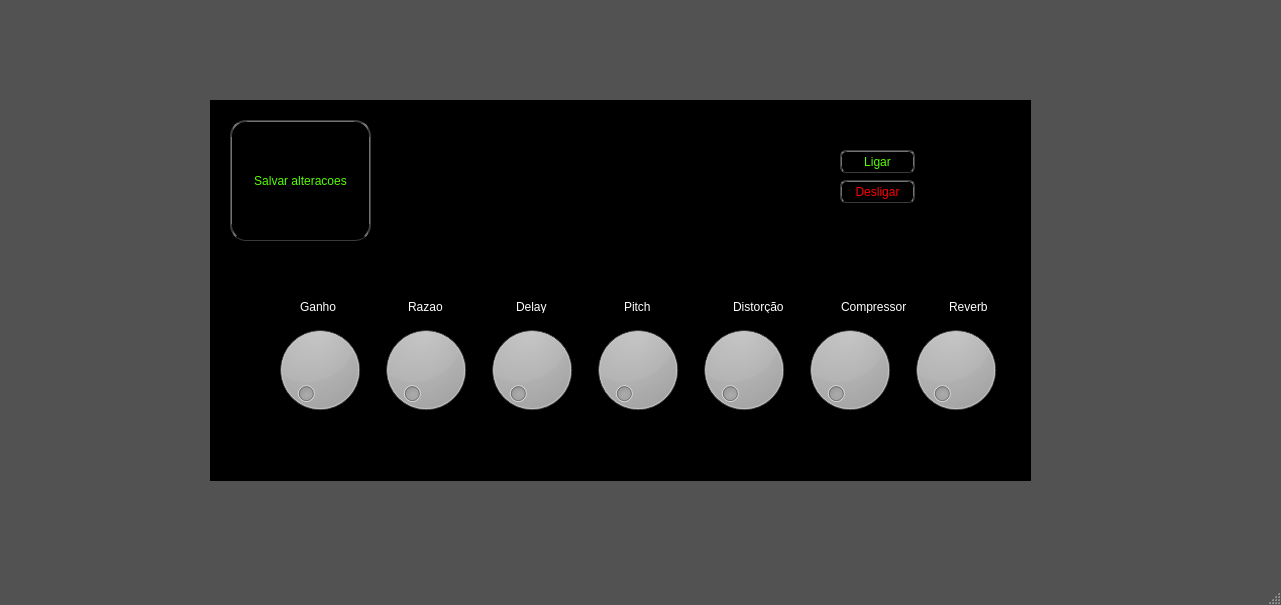
<?xml version="1.0" encoding="UTF-8"?>
<ui version="4.0">
 <class>MainWindow</class>
 <widget class="QMainWindow" name="MainWindow">
  <property name="geometry">
   <rect>
    <x>0</x>
    <y>0</y>
    <width>1281</width>
    <height>605</height>
   </rect>
  </property>
  <property name="windowTitle">
   <string>MainWindow</string>
  </property>
  <property name="styleSheet">
   <string notr="true">/*
ElegantDark Style Sheet for QT Applications
Author: Jaime A. Quiroga P.
Company: GTRONICK
Last updated: 17/04/2018
Available at: https://github.com/GTRONICK/QSS/blob/master/ElegantDark.qss
*/
QMainWindow {
	background-color:rgb(82, 82, 82);
}
QTextEdit {
	background-color:rgb(42, 42, 42);
	color: rgb(0, 255, 0);
}
QPushButton{
	border-style: outset;
	border-width: 2px;
	border-top-color: qlineargradient(spread:pad, x1:0.5, y1:0.6, x2:0.5, y2:0.4, stop:0 rgba(115, 115, 115, 255), stop:1 rgba(62, 62, 62, 255));
	border-right-color: qlineargradient(spread:pad, x1:0.4, y1:0.5, x2:0.6, y2:0.5, stop:0 rgba(115, 115, 115, 255), stop:1 rgba(62, 62, 62, 255));
	border-left-color: qlineargradient(spread:pad, x1:0.6, y1:0.5, x2:0.4, y2:0.5, stop:0 rgba(115, 115, 115, 255), stop:1 rgba(62, 62, 62, 255));
	border-bottom-color: rgb(58, 58, 58);
	border-bottom-width: 1px;
	border-style: solid;
	color: rgb(255, 255, 255);
	padding: 2px;
	background-color: qlineargradient(spread:pad, x1:0.5, y1:1, x2:0.5, y2:0, stop:0 rgba(77, 77, 77, 255), stop:1 rgba(97, 97, 97, 255));
}
QPushButton:hover{
	border-style: outset;
	border-width: 2px;
	border-top-color: qlineargradient(spread:pad, x1:0.5, y1:0.6, x2:0.5, y2:0.4, stop:0 rgba(180, 180, 180, 255), stop:1 rgba(110, 110, 110, 255));
	border-right-color: qlineargradient(spread:pad, x1:0.4, y1:0.5, x2:0.6, y2:0.5, stop:0 rgba(180, 180, 180, 255), stop:1 rgba(110, 110, 110, 255));
	border-left-color: qlineargradient(spread:pad, x1:0.6, y1:0.5, x2:0.4, y2:0.5, stop:0 rgba(180, 180, 180, 255), stop:1 rgba(110, 110, 110, 255));
	border-bottom-color: rgb(115, 115, 115);
	border-bottom-width: 1px;
	border-style: solid;
	color: rgb(255, 255, 255);
	padding: 2px;
	background-color: qlineargradient(spread:pad, x1:0.5, y1:1, x2:0.5, y2:0, stop:0 rgba(107, 107, 107, 255), stop:1 rgba(157, 157, 157, 255));
}
QPushButton:pressed{
	border-style: outset;
	border-width: 2px;
	border-top-color: qlineargradient(spread:pad, x1:0.5, y1:0.6, x2:0.5, y2:0.4, stop:0 rgba(62, 62, 62, 255), stop:1 rgba(22, 22, 22, 255));
	border-right-color: qlineargradient(spread:pad, x1:0.4, y1:0.5, x2:0.6, y2:0.5, stop:0 rgba(115, 115, 115, 255), stop:1 rgba(62, 62, 62, 255));
	border-left-color: qlineargradient(spread:pad, x1:0.6, y1:0.5, x2:0.4, y2:0.5, stop:0 rgba(115, 115, 115, 255), stop:1 rgba(62, 62, 62, 255));
	border-bottom-color: rgb(58, 58, 58);
	border-bottom-width: 1px;
	border-style: solid;
	color: rgb(255, 255, 255);
	padding: 2px;
	background-color: qlineargradient(spread:pad, x1:0.5, y1:1, x2:0.5, y2:0, stop:0 rgba(77, 77, 77, 255), stop:1 rgba(97, 97, 97, 255));
}
QPushButton:disabled{
	border-style: outset;
	border-width: 2px;
	border-top-color: qlineargradient(spread:pad, x1:0.5, y1:0.6, x2:0.5, y2:0.4, stop:0 rgba(115, 115, 115, 255), stop:1 rgba(62, 62, 62, 255));
	border-right-color: qlineargradient(spread:pad, x1:0.4, y1:0.5, x2:0.6, y2:0.5, stop:0 rgba(115, 115, 115, 255), stop:1 rgba(62, 62, 62, 255));
	border-left-color: qlineargradient(spread:pad, x1:0.6, y1:0.5, x2:0.4, y2:0.5, stop:0 rgba(115, 115, 115, 255), stop:1 rgba(62, 62, 62, 255));
	border-bottom-color: rgb(58, 58, 58);
	border-bottom-width: 1px;
	border-style: solid;
	color: rgb(0, 0, 0);
	padding: 2px;
	background-color: qlineargradient(spread:pad, x1:0.5, y1:1, x2:0.5, y2:0, stop:0 rgba(57, 57, 57, 255), stop:1 rgba(77, 77, 77, 255));
}
QLineEdit {
	border-width: 1px; border-radius: 4px;
	border-color: rgb(58, 58, 58);
	border-style: inset;
	padding: 0 8px;
	color: rgb(255, 255, 255);
	background:rgb(100, 100, 100);
	selection-background-color: rgb(187, 187, 187);
	selection-color: rgb(60, 63, 65);
}
QLabel {
	color:rgb(255,255,255);	
}
QProgressBar {
	text-align: center;
	color: rgb(240, 240, 240);
	border-width: 1px; 
	border-radius: 10px;
	border-color: rgb(58, 58, 58);
	border-style: inset;
	background-color:rgb(77,77,77);
}
QProgressBar::chunk {
	background-color: qlineargradient(spread:pad, x1:0.5, y1:0.7, x2:0.5, y2:0.3, stop:0 rgba(87, 97, 106, 255), stop:1 rgba(93, 103, 113, 255));
	border-radius: 5px;
}
QMenuBar {
	background:rgb(82, 82, 82);
}
QMenuBar::item {
	color:rgb(223,219,210);
	spacing: 3px;
	padding: 1px 4px;
	background: transparent;
}

QMenuBar::item:selected {
	background:rgb(115, 115, 115);
}
QMenu::item:selected {
	color:rgb(255,255,255);
	border-width:2px;
	border-style:solid;
	padding-left:18px;
	padding-right:8px;
	padding-top:2px;
	padding-bottom:3px;
	background:qlineargradient(spread:pad, x1:0.5, y1:0.7, x2:0.5, y2:0.3, stop:0 rgba(87, 97, 106, 255), stop:1 rgba(93, 103, 113, 255));
	border-top-color: qlineargradient(spread:pad, x1:0.5, y1:0.6, x2:0.5, y2:0.4, stop:0 rgba(115, 115, 115, 255), stop:1 rgba(62, 62, 62, 255));
	border-right-color: qlineargradient(spread:pad, x1:0.4, y1:0.5, x2:0.6, y2:0.5, stop:0 rgba(115, 115, 115, 255), stop:1 rgba(62, 62, 62, 255));
	border-left-color: qlineargradient(spread:pad, x1:0.6, y1:0.5, x2:0.4, y2:0.5, stop:0 rgba(115, 115, 115, 255), stop:1 rgba(62, 62, 62, 255));
	border-bottom-color: rgb(58, 58, 58);
	border-bottom-width: 1px;
}
QMenu::item {
	color:rgb(223,219,210);
	background-color:rgb(78,78,78);
	padding-left:20px;
	padding-top:4px;
	padding-bottom:4px;
	padding-right:10px;
}
QMenu{
	background-color:rgb(78,78,78);
}
QTabWidget {
	color:rgb(0,0,0);
	background-color:rgb(247,246,246);
}
QTabWidget::pane {
		border-color: rgb(77,77,77);
		background-color:rgb(101,101,101);
		border-style: solid;
		border-width: 1px;
    	border-radius: 6px;
}
QTabBar::tab {
	padding:2px;
	color:rgb(250,250,250);
  	background-color: qlineargradient(spread:pad, x1:0.5, y1:1, x2:0.5, y2:0, stop:0 rgba(77, 77, 77, 255), stop:1 rgba(97, 97, 97, 255));
	border-style: solid;
	border-width: 2px;
  	border-top-right-radius:4px;
   border-top-left-radius:4px;
	border-top-color: qlineargradient(spread:pad, x1:0.5, y1:0.6, x2:0.5, y2:0.4, stop:0 rgba(115, 115, 115, 255), stop:1 rgba(95, 92, 93, 255));
	border-right-color: qlineargradient(spread:pad, x1:0.4, y1:0.5, x2:0.6, y2:0.5, stop:0 rgba(115, 115, 115, 255), stop:1 rgba(95, 92, 93, 255));
	border-left-color: qlineargradient(spread:pad, x1:0.6, y1:0.5, x2:0.4, y2:0.5, stop:0 rgba(115, 115, 115, 255), stop:1 rgba(95, 92, 93, 255));
	border-bottom-color: rgb(101,101,101);
}
QTabBar::tab:selected, QTabBar::tab:last:selected, QTabBar::tab:hover {
  	background-color:rgb(101,101,101);
  	margin-left: 0px;
  	margin-right: 1px;
}
QTabBar::tab:!selected {
    	margin-top: 1px;
		margin-right: 1px;
}
QCheckBox {
	color:rgb(223,219,210);
	padding: 2px;
}
QCheckBox:hover {
	border-radius:4px;
	border-style:solid;
	padding-left: 1px;
	padding-right: 1px;
	padding-bottom: 1px;
	padding-top: 1px;
	border-width:1px;
	border-color: rgb(87, 97, 106);
	background-color:qlineargradient(spread:pad, x1:0.5, y1:0.7, x2:0.5, y2:0.3, stop:0 rgba(87, 97, 106, 150), stop:1 rgba(93, 103, 113, 150));
}
QCheckBox::indicator:checked {
	border-radius:4px;
	border-style:solid;
	border-width:1px;
	border-color: rgb(180,180,180);
  	background-color:qlineargradient(spread:pad, x1:0.5, y1:0.7, x2:0.5, y2:0.3, stop:0 rgba(87, 97, 106, 255), stop:1 rgba(93, 103, 113, 255));
}
QCheckBox::indicator:unchecked {
	border-radius:4px;
	border-style:solid;
	border-width:1px;
	border-color: rgb(87, 97, 106);
  	background-color:rgb(255,255,255);
}
QStatusBar {
	color:rgb(240,240,240);
}
</string>
  </property>
  <widget class="QWidget" name="centralwidget">
   <widget class="QFrame" name="frame">
    <property name="geometry">
     <rect>
      <x>210</x>
      <y>100</y>
      <width>821</width>
      <height>381</height>
     </rect>
    </property>
    <property name="styleSheet">
     <string notr="true">background-color: rgb(255, 0, 127);
background-color: rgb(0, 0, 0);</string>
    </property>
    <property name="frameShape">
     <enum>QFrame::StyledPanel</enum>
    </property>
    <property name="frameShadow">
     <enum>QFrame::Raised</enum>
    </property>
    <widget class="QFrame" name="frame_2">
     <property name="geometry">
      <rect>
       <x>50</x>
       <y>210</y>
       <width>756</width>
       <height>120</height>
      </rect>
     </property>
     <property name="frameShape">
      <enum>QFrame::StyledPanel</enum>
     </property>
     <property name="frameShadow">
      <enum>QFrame::Raised</enum>
     </property>
     <layout class="QHBoxLayout" name="horizontalLayout">
      <item>
       <widget class="QDial" name="dial_ganho">
        <property name="styleSheet">
         <string notr="true">
background-color: qradialgradient(spread:pad, cx:0.5, cy:0.5, radius:0.5, fx:0.5, fy:0.5, stop:0 rgba(0, 0, 0, 255), stop:0.05 rgba(14, 8, 73, 255), stop:0.36 rgba(28, 17, 145, 255), stop:0.6 rgba(126, 14, 81, 255), stop:0.75 rgba(234, 11, 11, 255), stop:0.79 rgba(244, 70, 5, 255), stop:0.86 rgba(255, 136, 0, 255), stop:0.935 rgba(239, 236, 55, 255));</string>
        </property>
        <property name="maximum">
         <number>10</number>
        </property>
       </widget>
      </item>
      <item>
       <widget class="QDial" name="dial_razao">
        <property name="styleSheet">
         <string notr="true">
background-color: qradialgradient(spread:pad, cx:0.5, cy:0.5, radius:0.5, fx:0.5, fy:0.5, stop:0 rgba(0, 0, 0, 255), stop:0.05 rgba(14, 8, 73, 255), stop:0.36 rgba(28, 17, 145, 255), stop:0.6 rgba(126, 14, 81, 255), stop:0.75 rgba(234, 11, 11, 255), stop:0.79 rgba(244, 70, 5, 255), stop:0.86 rgba(255, 136, 0, 255), stop:0.935 rgba(239, 236, 55, 255));</string>
        </property>
        <property name="maximum">
         <number>10</number>
        </property>
       </widget>
      </item>
      <item>
       <widget class="QDial" name="dial_delay">
        <property name="styleSheet">
         <string notr="true">
background-color: qradialgradient(spread:pad, cx:0.5, cy:0.5, radius:0.5, fx:0.5, fy:0.5, stop:0 rgba(0, 0, 0, 255), stop:0.05 rgba(14, 8, 73, 255), stop:0.36 rgba(28, 17, 145, 255), stop:0.6 rgba(126, 14, 81, 255), stop:0.75 rgba(234, 11, 11, 255), stop:0.79 rgba(244, 70, 5, 255), stop:0.86 rgba(255, 136, 0, 255), stop:0.935 rgba(239, 236, 55, 255));</string>
        </property>
        <property name="maximum">
         <number>10</number>
        </property>
       </widget>
      </item>
      <item>
       <widget class="QDial" name="dial_pitch">
        <property name="styleSheet">
         <string notr="true">
background-color: qradialgradient(spread:pad, cx:0.5, cy:0.5, radius:0.5, fx:0.5, fy:0.5, stop:0 rgba(0, 0, 0, 255), stop:0.05 rgba(14, 8, 73, 255), stop:0.36 rgba(28, 17, 145, 255), stop:0.6 rgba(126, 14, 81, 255), stop:0.75 rgba(234, 11, 11, 255), stop:0.79 rgba(244, 70, 5, 255), stop:0.86 rgba(255, 136, 0, 255), stop:0.935 rgba(239, 236, 55, 255));</string>
        </property>
        <property name="maximum">
         <number>10</number>
        </property>
       </widget>
      </item>
      <item>
       <widget class="QDial" name="dial_distorcao">
        <property name="styleSheet">
         <string notr="true">
background-color: qradialgradient(spread:pad, cx:0.5, cy:0.5, radius:0.5, fx:0.5, fy:0.5, stop:0 rgba(0, 0, 0, 255), stop:0.05 rgba(14, 8, 73, 255), stop:0.36 rgba(28, 17, 145, 255), stop:0.6 rgba(126, 14, 81, 255), stop:0.75 rgba(234, 11, 11, 255), stop:0.79 rgba(244, 70, 5, 255), stop:0.86 rgba(255, 136, 0, 255), stop:0.935 rgba(239, 236, 55, 255));</string>
        </property>
        <property name="maximum">
         <number>10</number>
        </property>
       </widget>
      </item>
      <item>
       <widget class="QDial" name="dial_compressor">
        <property name="styleSheet">
         <string notr="true">
background-color: qradialgradient(spread:pad, cx:0.5, cy:0.5, radius:0.5, fx:0.5, fy:0.5, stop:0 rgba(0, 0, 0, 255), stop:0.05 rgba(14, 8, 73, 255), stop:0.36 rgba(28, 17, 145, 255), stop:0.6 rgba(126, 14, 81, 255), stop:0.75 rgba(234, 11, 11, 255), stop:0.79 rgba(244, 70, 5, 255), stop:0.86 rgba(255, 136, 0, 255), stop:0.935 rgba(239, 236, 55, 255));</string>
        </property>
        <property name="maximum">
         <number>10</number>
        </property>
       </widget>
      </item>
      <item>
       <widget class="QDial" name="dial_reverb">
        <property name="styleSheet">
         <string notr="true">
background-color: qradialgradient(spread:pad, cx:0.5, cy:0.5, radius:0.5, fx:0.5, fy:0.5, stop:0 rgba(0, 0, 0, 255), stop:0.05 rgba(14, 8, 73, 255), stop:0.36 rgba(28, 17, 145, 255), stop:0.6 rgba(126, 14, 81, 255), stop:0.75 rgba(234, 11, 11, 255), stop:0.79 rgba(244, 70, 5, 255), stop:0.86 rgba(255, 136, 0, 255), stop:0.935 rgba(239, 236, 55, 255));</string>
        </property>
        <property name="maximum">
         <number>10</number>
        </property>
       </widget>
      </item>
     </layout>
    </widget>
    <widget class="QFrame" name="frame_3">
     <property name="geometry">
      <rect>
       <x>80</x>
       <y>190</y>
       <width>771</width>
       <height>33</height>
      </rect>
     </property>
     <property name="frameShape">
      <enum>QFrame::StyledPanel</enum>
     </property>
     <property name="frameShadow">
      <enum>QFrame::Raised</enum>
     </property>
     <layout class="QHBoxLayout" name="horizontalLayout_2">
      <item>
       <widget class="QLabel" name="label_7">
        <property name="text">
         <string>Ganho</string>
        </property>
       </widget>
      </item>
      <item>
       <widget class="QLabel" name="label_5">
        <property name="text">
         <string>Razao</string>
        </property>
       </widget>
      </item>
      <item>
       <widget class="QLabel" name="label">
        <property name="text">
         <string>Delay</string>
        </property>
       </widget>
      </item>
      <item>
       <widget class="QLabel" name="label_4">
        <property name="text">
         <string>Pitch</string>
        </property>
       </widget>
      </item>
      <item>
       <widget class="QLabel" name="label_3">
        <property name="text">
         <string>Distorção</string>
        </property>
       </widget>
      </item>
      <item>
       <widget class="QLabel" name="label_2">
        <property name="text">
         <string>Compressor</string>
        </property>
       </widget>
      </item>
      <item>
       <widget class="QLabel" name="label_6">
        <property name="text">
         <string>Reverb</string>
        </property>
       </widget>
      </item>
     </layout>
    </widget>
    <widget class="QFrame" name="frame_4">
     <property name="geometry">
      <rect>
       <x>610</x>
       <y>40</y>
       <width>120</width>
       <height>80</height>
      </rect>
     </property>
     <property name="frameShape">
      <enum>QFrame::StyledPanel</enum>
     </property>
     <property name="frameShadow">
      <enum>QFrame::Raised</enum>
     </property>
     <widget class="QPushButton" name="botaoLigar">
      <property name="geometry">
       <rect>
        <x>20</x>
        <y>10</y>
        <width>75</width>
        <height>23</height>
       </rect>
      </property>
      <property name="styleSheet">
       <string notr="true">color: rgb(85, 255, 0);
border-radius: 6px;</string>
      </property>
      <property name="text">
       <string>Ligar</string>
      </property>
     </widget>
     <widget class="QPushButton" name="botaoDesligar">
      <property name="geometry">
       <rect>
        <x>20</x>
        <y>40</y>
        <width>75</width>
        <height>23</height>
       </rect>
      </property>
      <property name="styleSheet">
       <string notr="true">color: rgb(255, 0, 0);
border-radius: 6px;</string>
      </property>
      <property name="text">
       <string>Desligar</string>
      </property>
     </widget>
    </widget>
    <widget class="QPushButton" name="pushButton_3">
     <property name="geometry">
      <rect>
       <x>20</x>
       <y>20</y>
       <width>141</width>
       <height>121</height>
      </rect>
     </property>
     <property name="styleSheet">
      <string notr="true">color: rgb(85, 255, 0);
border-radius: 16px;</string>
     </property>
     <property name="text">
      <string>Salvar alteracoes</string>
     </property>
    </widget>
    <widget class="QFrame" name="frame_5">
     <property name="geometry">
      <rect>
       <x>30</x>
       <y>330</y>
       <width>761</width>
       <height>43</height>
      </rect>
     </property>
     <property name="frameShape">
      <enum>QFrame::StyledPanel</enum>
     </property>
     <property name="frameShadow">
      <enum>QFrame::Raised</enum>
     </property>
     <layout class="QHBoxLayout" name="horizontalLayout_3">
      <item>
       <widget class="QLCDNumber" name="lcdGanho">
        <property name="segmentStyle">
         <enum>QLCDNumber::Flat</enum>
        </property>
       </widget>
      </item>
      <item>
       <widget class="QLCDNumber" name="lcdRazao">
        <property name="segmentStyle">
         <enum>QLCDNumber::Flat</enum>
        </property>
       </widget>
      </item>
      <item>
       <widget class="QLCDNumber" name="lcdDelay">
        <property name="segmentStyle">
         <enum>QLCDNumber::Flat</enum>
        </property>
       </widget>
      </item>
      <item>
       <widget class="QLCDNumber" name="lcdPitch">
        <property name="segmentStyle">
         <enum>QLCDNumber::Flat</enum>
        </property>
       </widget>
      </item>
      <item>
       <widget class="QLCDNumber" name="lcdDistorcao">
        <property name="segmentStyle">
         <enum>QLCDNumber::Flat</enum>
        </property>
       </widget>
      </item>
      <item>
       <widget class="QLCDNumber" name="lcdCompressor">
        <property name="styleSheet">
         <string notr="true"/>
        </property>
        <property name="segmentStyle">
         <enum>QLCDNumber::Flat</enum>
        </property>
       </widget>
      </item>
      <item>
       <widget class="QLCDNumber" name="lcdReverb">
        <property name="segmentStyle">
         <enum>QLCDNumber::Flat</enum>
        </property>
       </widget>
      </item>
     </layout>
    </widget>
   </widget>
  </widget>
  <widget class="QMenuBar" name="menubar">
   <property name="geometry">
    <rect>
     <x>0</x>
     <y>0</y>
     <width>1281</width>
     <height>18</height>
    </rect>
   </property>
  </widget>
  <widget class="QStatusBar" name="statusbar"/>
 </widget>
 <resources/>
 <connections/>
</ui>
